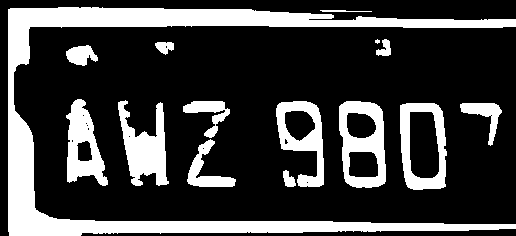
#> input picture img_enhance/results/preprocess/AWZ-9807_R-esrgan4_pp.png, 516 x 236 px
$ python -i ocr_preprocess.py   (imports and definitions only)
#> lines starting #> are read from the running program, lines starting #| are printed output that depends on the picture; after the words box and inside, x2 and y2 are one past the last pixel; in counts of white or black regions, pixels touching at a corner belong together
"""
    Adapted from https://pyimagesearch.com/2021/11/22/improving-ocr-results-with-basic-image-processing/
    Modified by Eva Natinsky (evamn97), April 2023

    Image preprocessing for OCR

    Usage:  python ocr_preprocess.py -i results
"""

import os.path

import matplotlib.pyplot as plt
import numpy as np
import pytesseract
import argparse
import imutils
import cv2
import glob


# construct the argument parser and parse the arguments
def parse_args():
    parser = argparse.ArgumentParser()
    parser.add_argument("-i", "--image_dir", default="results/", help="path to input images to be OCR'd")
    args = parser.parse_args()
    return args


def im_preprocess(image_path):

    # load the input image and convert it to grayscale
    image = cv2.imread(image_path)
#> image is the input picture: shape (236, 516, 3); 24.8% white; 15 white regions (1 under 20 px), largest, box (x1, y1, x2, y2) and area: (8, 7, 516, 236) 16677, (118, 100, 169, 186) 2315, (339, 101, 386, 188) 2309

    image_gray = cv2.cvtColor(image, cv2.COLOR_BGR2GRAY)
    plt.imshow(image_gray, cmap='gray')
    plt.title("grayscale input image")
    plt.tight_layout()
    plt.show()

    # threshold the image using Otsu's thresholding method
    image_thresh = cv2.threshold(image_gray, 0, 255, cv2.THRESH_BINARY_INV | cv2.THRESH_OTSU)[1]
    # plt.imshow(image_thresh, cmap='gray')
    # plt.title("threshold image")
    # plt.tight_layout()
    # plt.show()

    # ** the following distance transforms work best on high-resolution images; on low-res it tends to reject letters as well
    # apply a distance transform which calculates the distance to the
    # closest zero pixel for each pixel in the input image
    # image_dist = cv2.distanceTransform(image_thresh, cv2.DIST_L1, 5)
    #
    # normalize the distance transform such that the distances lie in
    # the range [0, 1] and then convert the distance transform back to
    # an unsigned 8-bit integer in the range [0, 255]
    # image_dist = cv2.normalize(image_dist, image_dist, 0, 1.0, cv2.NORM_MINMAX)
    # image_dist = (image_dist * 255).astype("uint8")
    # plt.imshow(image_dist, cmap='gray')
    # plt.title("distance transform")
    # plt.tight_layout()
    # plt.show()
    #
    # threshold the distance transform using Otsu's method
    # image_dist_thresh = cv2.threshold(image_dist, 0, 255, cv2.THRESH_BINARY | cv2.THRESH_OTSU)[1]
    # plt.imshow(image_dist_thresh, cmap='gray')
    # plt.title("distance transform threshold")
    # plt.tight_layout()
    # plt.show()

    # apply an "opening" morphological operation to disconnect components
    # in the image
    kernel = cv2.getStructuringElement(cv2.MORPH_ELLIPSE, (5, 5))
    image_opening = cv2.morphologyEx(image_thresh, cv2.MORPH_OPEN, kernel)
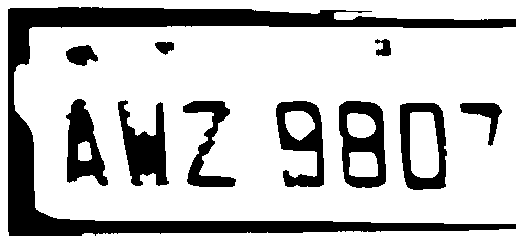
#> image_opening: shape (236, 516); 74.9% white; 11 black regions
    # [7 lines of commented-out code are left out]
    contours = cv2.findContours(image_opening.copy(), cv2.RETR_EXTERNAL, cv2.CHAIN_APPROX_SIMPLE)
#> contours = 4 contours; box (x1, y1, x2, y2) and area: (14, 26, 516, 224) 94294, (0, 0, 516, 236) 7454, (96, 229, 516, 236) 1264, (82, 233, 95, 236) 21
    contours = imutils.grab_contours(contours)

    chars = []
    # loop over the contours
    for c in contours:
        # compute the bounding box of the contour
        (x, y, w, h) = cv2.boundingRect(c)
        # check if contour is at least 35px wide and 100px tall, and if
        # so, consider the contour a digit
        if w >= 35 and h >= 100:
            chars.append(c)
#> this loop made 4 passes
#> (x, y, w, h) on passes 1 to 4: (82, 233, 13, 3), (96, 229, 420, 7), (14, 26, 502, 198), (0, 0, 516, 236)
#> after the loop, chars = 2 contours; box (x1, y1, x2, y2) and area: (14, 26, 516, 224) 94294, (0, 0, 516, 236) 7454

    # compute the convex hull of the characters
    chars = np.vstack([chars[i] for i in range(0, len(chars))])
#> chars = contour of 172 points, box (x1, y1, x2, y2) (0, 0, 516, 236), area 95092
    hull = cv2.convexHull(chars)
#> hull = [[515, 223], [8, 235], [0, 235], [0, 0], [515, 0]]
    # allocate memory for the convex hull mask, draw the convex hull on
    # the image, and then enlarge it via a dilation
    mask = np.zeros(image.shape[:2], dtype="uint8")
    cv2.drawContours(mask, [hull], -1, 255, -1)
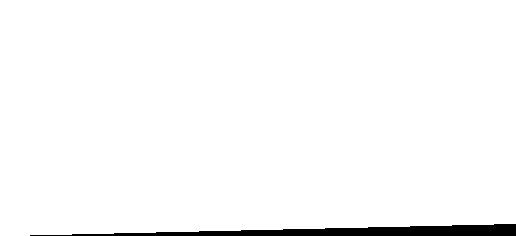
#> mask: shape (236, 516); 97.5% white; 1 black region, box (x1, y1, x2, y2) and area: (30, 224, 516, 236) 3048
    image_mask = cv2.dilate(mask, None, iterations=2)
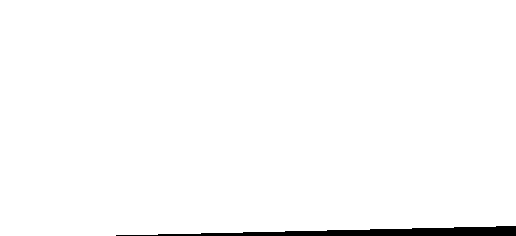
#> image_mask: shape (236, 516); 98.3% white; 1 black region, box (x1, y1, x2, y2) and area: (116, 226, 516, 236) 2098
    # [6 lines of commented-out code are left out]
    image_final = cv2.bitwise_and(image_opening, image_opening, mask=image_mask)
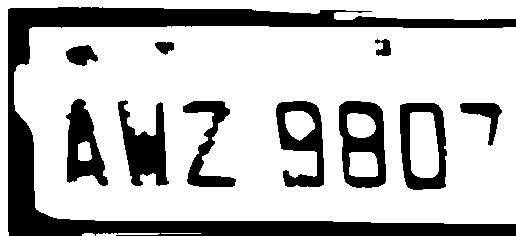
#> image_final: shape (236, 516); 73.7% white; 11 black regions, largest, box (x1, y1, x2, y2) and area: (8, 7, 516, 236) 18346, (118, 100, 169, 186) 2341, (339, 101, 386, 188) 2313

    plt.imshow(image_final, cmap='gray')
    plt.title("final image")
    plt.tight_layout()
    plt.show()

    return image_final


def tesseract_ocr(input_image):
    # OCR the input image using Tesseract
    options = "--psm 8 -c tessedit_char_whitelist=0123456789"
    image_text = pytesseract.image_to_string(input_image, config=options)
    print(image_text)

    return image_text


# [9 lines not run here, left out]
            # tesseract_ocr(final_image)

>>> result = im_preprocess('results/preprocess/AWZ-9807_R-esrgan4_pp.png')
